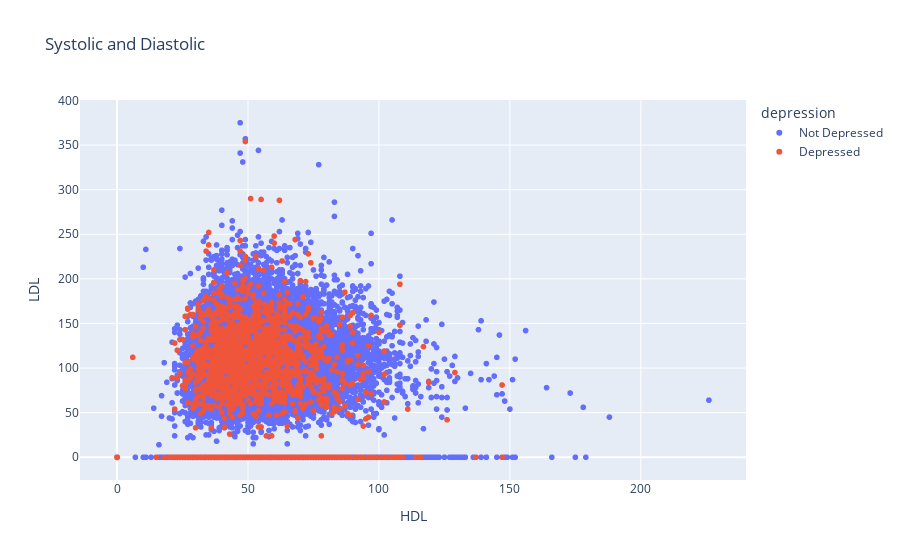

Notebook cell for this chart:
### Code cell
fig = px.scatter(df, x="HDL", y="LDL", color="depression",
                title="Systolic and Diastolic")
fig.show()

### Figure 1 — Plotly figure (JSON) as saved in the notebook; plotly's stock layout.template omitted (floating-point values rounded to 4 significant figures; data arrays with more than 128 entries replaced by an {"elided": "..."} marker saying what was removed)
{"data": [{"hovertemplate": "depression=Not Depressed<br>HDL=%{x}<br>LDL=%{y}<extra></extra>", "legendgroup": "Not Depressed", "marker": {"color": "#636efa", "symbol": "circle"}, "mode": "markers", "name": "Not Depressed", "showlegend": true, "type": "scattergl", "x": {"elided": "33091 int values"}, "xaxis": "x", "y": {"elided": "33091 int values"}, "yaxis": "y"}, {"hovertemplate": "depression=Depressed<br>HDL=%{x}<br>LDL=%{y}<extra></extra>", "legendgroup": "Depressed", "marker": {"color": "#EF553B", "symbol": "circle"}, "mode": "markers", "name": "Depressed", "showlegend": true, "type": "scattergl", "x": {"elided": "3168 int values"}, "xaxis": "x", "y": {"elided": "3168 int values"}, "yaxis": "y"}], "layout": {"legend": {"title": {"text": "depression"}, "tracegroupgap": 0}, "title": {"text": "Systolic and Diastolic"}, "xaxis": {"anchor": "y", "domain": [0, 1], "title": {"text": "HDL"}}, "yaxis": {"anchor": "x", "domain": [0, 1], "title": {"text": "LDL"}}}}
